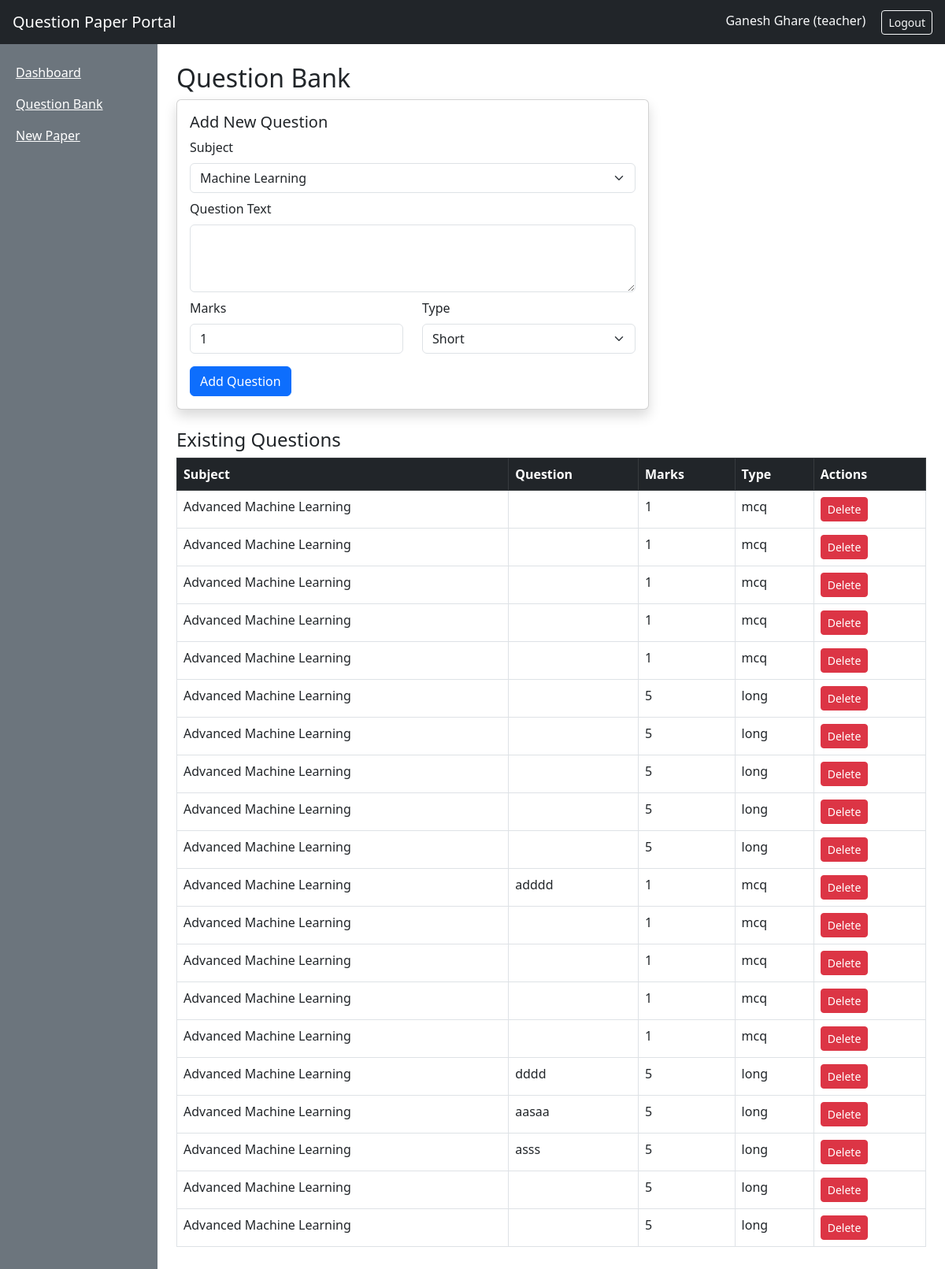
Screenshot of /teacher/questions (signed in) with the database file from the repository.
### models.py (models this page shows)
class User(db.Model):
    __tablename__ = 'users'
    id = db.Column(db.Integer, primary_key=True)
    username = db.Column(db.String(80), unique=True, nullable=False)
    password_hash = db.Column(db.String(200), nullable=False)
    full_name = db.Column(db.String(120), nullable=False)
    role = db.Column(db.String(20), nullable=False, default='teacher')
    department = db.Column(db.String(50), nullable=True)
    subjects = db.relationship('Subject', secondary='user_subjects', backref='users')
    papers = db.relationship('Paper', backref='teacher', lazy=True)

class Question(db.Model):
    __tablename__ = 'questions'
    id = db.Column(db.Integer, primary_key=True)
    subject_id = db.Column(db.Integer, db.ForeignKey('subjects.id'), nullable=False)
    question_text = db.Column(db.Text, nullable=False)
    marks = db.Column(db.Integer, nullable=False, default=1)
    q_type = db.Column(db.String(20), nullable=False, default='short')
    opt_a = db.Column(db.String(200), nullable=True)
    opt_b = db.Column(db.String(200), nullable=True)
    opt_c = db.Column(db.String(200), nullable=True)
    opt_d = db.Column(db.String(200), nullable=True)

class Subject(db.Model):
    __tablename__ = 'subjects'
    id = db.Column(db.Integer, primary_key=True)
    name = db.Column(db.String(100), nullable=False)
    code = db.Column(db.String(20), nullable=False)
    questions = db.relationship('Question', backref='subject', lazy=True)
    papers = db.relationship('Paper', backref='subject', lazy=True)

### routes/teacher.py (the view)
@teacher_bp.route('/questions')
@teacher_required
def question_bank():
    user = User.query.get(session['user_id'])
    subject_ids = [s.id for s in user.subjects]
    questions = Question.query.filter(Question.subject_id.in_(subject_ids)).all()
    subjects = user.subjects
    return render_template('teacher/question_bank.html', questions=questions, subjects=subjects)

### routes/auth.py (called while the page is built)
def teacher_required(f):
    @wraps(f)
    def decorated(*args, **kwargs):
        if 'user_id' not in session:
            return redirect(url_for('auth.login'))
        if session.get('role') != 'teacher':
            flash('Teacher access only.')
            return redirect(url_for('auth.login'))
        return f(*args, **kwargs)
    return decorated

### templates/teacher/question_bank.html (shortened to what this page needs)
{% extends 'base.html' %}
{% block content %}
<h2>Question Bank</h2>
<div class="card shadow mb-4" style="max-width:600px">
  <div class="card-body">
    <h5>Add New Question</h5>
    <form method="POST" action="/teacher/questions/add">
      <div class="mb-2">
        <label class="form-label">Subject</label>
        <select name="subject_id" class="form-select" required>
          {% for s in subjects %}
          <option value="{{ s.id }}">{{ s.name }}</option>
          {% endfor %}
        </select>
      </div>
      <div class="mb-2">
        <label class="form-label">Question Text</label>
        <textarea name="question_text" class="form-control" rows="3" required></textarea>
      </div>
      <div class="row">
        <div class="col">
          <label class="form-label">Marks</label>
          <input type="number" name="marks" class="form-control" value="1" min="1" required>
        </div>
        <div class="col">
          <label class="form-label">Type</label>
          <select name="q_type" class="form-select">
            <option value="short">Short</option>
          </select>
        </div>
      </div>
      <button type="submit" class="btn btn-primary mt-3">Add Question</button>
    </form>
  </div>
</div>
<h4>Existing Questions</h4>
<table class="table table-bordered bg-white">
  <thead class="table-dark">
    <tr><th>Subject</th><th>Question</th><th>Marks</th><th>Type</th><th>Actions</th></tr>
  </thead>
  <tbody>
    {% for q in questions %}
    <tr>
      <td>{{ q.subject.name }}</td>
      <td>{{ q.question_text }}</td>
      <td>{{ q.marks }}</td>
      <td>{{ q.q_type }}</td>
      <td>
        <form action="{{ url_for('teacher.delete_question', q_id=q.id) }}" method="POST" style="display:inline;">
          <button type="submit" class="btn btn-sm btn-danger" onclick="return confirm('Are you sure you want to delete this question?');">Delete</button>
        </form>
      </td>
    </tr>
    {% else %}
    <tr><td colspan="5" class="text-center">No questions yet.</td></tr>
    {% endfor %}
  </tbody>
</table>
{% endblock %}

### templates/base.html (shortened to what this page needs)
<!DOCTYPE html>
<html lang="en">
<head>
    <link href="https://cdn.jsdelivr.net/npm/bootstrap@5.3.0/dist/css/bootstrap.min.css" rel="stylesheet">
</head>
<body>
<nav class="navbar navbar-dark bg-dark px-3 d-flex justify-content-between">
    <span class="navbar-brand">Question Paper Portal</span>
    {% if session.user_id %}
    <div>
        <span class="text-light me-3">{{ session.full_name }} ({{ session.role }})</span>
        <a href="{{ url_for('auth.logout') }}" class="btn btn-sm btn-outline-light">Logout</a>
    </div>
    {% endif %}
</nav>
<div class="container-fluid">
  <div class="row">
    {% if session.user_id %}
    <div class="col-md-2 bg-secondary min-vh-100 pt-3">
      {% if session.role == 'admin' %}
        <a href="{{ url_for('admin.dashboard') }}" class="d-block text-white p-2">Dashboard</a>
        <a href="{{ url_for('admin.create_teacher') }}" class="d-block text-white p-2">Add Teacher</a>
        <a href="{{ url_for('admin.view_papers') }}" class="d-block text-white p-2">View Papers</a>
      {% else %}
        <a href="{{ url_for('teacher.dashboard') }}" class="d-block text-white p-2">Dashboard</a>
        <a href="{{ url_for('teacher.question_bank') }}" class="d-block text-white p-2">Question Bank</a>
        <a href="{{ url_for('teacher.dashboard') }}" class="d-block text-white p-2">New Paper</a>
      {% endif %}
    </div>
    <div class="col-md-10 p-4">
    {% else %}
    <div class="col-12 p-4">
    {% endif %}
        {% block content %}{% endblock %}
    </div>
  </div>
</div>
</body>
</html>

### rows the page displays
User: full_name "Ganesh Ghare", role "teacher"
Question: subject.name "Advanced Machine Learning", marks "1", q_type "mcq"
Question: subject.name "Advanced Machine Learning", marks "1", q_type "mcq"
Question: subject.name "Advanced Machine Learning", marks "1", q_type "mcq"
Question: subject.name "Advanced Machine Learning", marks "1", q_type "mcq"
Question: subject.name "Advanced Machine Learning", marks "1", q_type "mcq"
Question: subject.name "Advanced Machine Learning", marks "5", q_type "long"
Question: subject.name "Advanced Machine Learning", marks "5", q_type "long"
Question: subject.name "Advanced Machine Learning", marks "5", q_type "long"
Question: subject.name "Advanced Machine Learning", marks "5", q_type "long"
Question: subject.name "Advanced Machine Learning", marks "5", q_type "long"
Question: subject.name "Advanced Machine Learning", question_text "adddd", marks "1", q_type "mcq"
Question: subject.name "Advanced Machine Learning", marks "1", q_type "mcq"
Question: subject.name "Advanced Machine Learning", marks "1", q_type "mcq"
Question: subject.name "Advanced Machine Learning", marks "1", q_type "mcq"
Question: subject.name "Advanced Machine Learning", marks "1", q_type "mcq"
Question: subject.name "Advanced Machine Learning", question_text "dddd", marks "5", q_type "long"
Question: subject.name "Advanced Machine Learning", question_text "aasaa", marks "5", q_type "long"
Question: subject.name "Advanced Machine Learning", question_text "asss", marks "5", q_type "long"
Question: subject.name "Advanced Machine Learning", marks "5", q_type "long"
Question: subject.name "Advanced Machine Learning", marks "5", q_type "long"

### other values shown
form field subject_id "Machine Learning"
